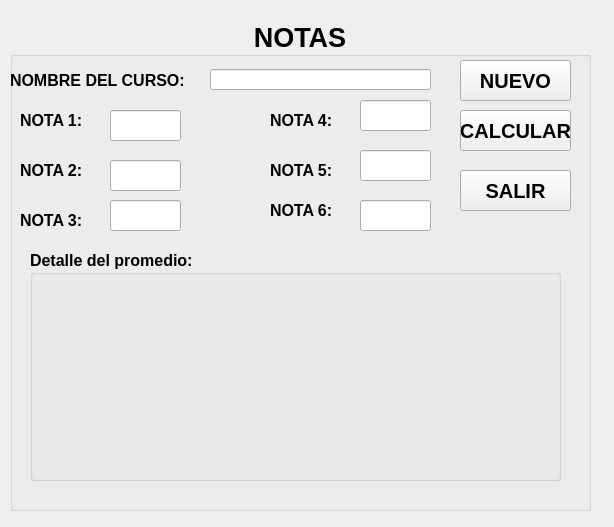
<?xml version="1.0" encoding="UTF-8"?>
<ui version="4.0">
 <class>MainWindow</class>
 <widget class="QMainWindow" name="MainWindow">
  <property name="geometry">
   <rect>
    <x>0</x>
    <y>0</y>
    <width>614</width>
    <height>527</height>
   </rect>
  </property>
  <property name="windowTitle">
   <string>Notas</string>
  </property>
  <widget class="QWidget" name="centralwidget">
   <widget class="QGroupBox" name="groupBox">
    <property name="geometry">
     <rect>
      <x>10</x>
      <y>20</y>
      <width>581</width>
      <height>491</height>
     </rect>
    </property>
    <property name="font">
     <font>
      <pointsize>20</pointsize>
      <weight>75</weight>
      <bold>true</bold>
     </font>
    </property>
    <property name="title">
     <string>NOTAS</string>
    </property>
    <property name="alignment">
     <set>Qt::AlignCenter</set>
    </property>
    <widget class="QLabel" name="label">
     <property name="geometry">
      <rect>
       <x>0</x>
       <y>40</y>
       <width>181</width>
       <height>41</height>
      </rect>
     </property>
     <property name="font">
      <font>
       <pointsize>12</pointsize>
      </font>
     </property>
     <property name="text">
      <string>NOMBRE DEL CURSO:</string>
     </property>
    </widget>
    <widget class="QLineEdit" name="tcurso">
     <property name="geometry">
      <rect>
       <x>200</x>
       <y>49</y>
       <width>221</width>
       <height>21</height>
      </rect>
     </property>
     <property name="font">
      <font>
       <pointsize>12</pointsize>
      </font>
     </property>
    </widget>
    <widget class="QLabel" name="label_2">
     <property name="geometry">
      <rect>
       <x>10</x>
       <y>80</y>
       <width>81</width>
       <height>41</height>
      </rect>
     </property>
     <property name="font">
      <font>
       <pointsize>12</pointsize>
      </font>
     </property>
     <property name="text">
      <string>NOTA 1:</string>
     </property>
    </widget>
    <widget class="QLabel" name="label_3">
     <property name="geometry">
      <rect>
       <x>10</x>
       <y>130</y>
       <width>81</width>
       <height>41</height>
      </rect>
     </property>
     <property name="font">
      <font>
       <pointsize>12</pointsize>
      </font>
     </property>
     <property name="text">
      <string>NOTA 2:</string>
     </property>
    </widget>
    <widget class="QLabel" name="label_4">
     <property name="geometry">
      <rect>
       <x>260</x>
       <y>170</y>
       <width>81</width>
       <height>41</height>
      </rect>
     </property>
     <property name="font">
      <font>
       <pointsize>12</pointsize>
      </font>
     </property>
     <property name="text">
      <string>NOTA 6:</string>
     </property>
    </widget>
    <widget class="QLabel" name="label_5">
     <property name="geometry">
      <rect>
       <x>260</x>
       <y>130</y>
       <width>81</width>
       <height>41</height>
      </rect>
     </property>
     <property name="font">
      <font>
       <pointsize>12</pointsize>
      </font>
     </property>
     <property name="text">
      <string>NOTA 5:</string>
     </property>
    </widget>
    <widget class="QLabel" name="label_6">
     <property name="geometry">
      <rect>
       <x>260</x>
       <y>80</y>
       <width>81</width>
       <height>41</height>
      </rect>
     </property>
     <property name="font">
      <font>
       <pointsize>12</pointsize>
      </font>
     </property>
     <property name="text">
      <string>NOTA 4:</string>
     </property>
    </widget>
    <widget class="QLabel" name="label_7">
     <property name="geometry">
      <rect>
       <x>10</x>
       <y>180</y>
       <width>81</width>
       <height>41</height>
      </rect>
     </property>
     <property name="font">
      <font>
       <pointsize>12</pointsize>
      </font>
     </property>
     <property name="text">
      <string>NOTA 3:</string>
     </property>
    </widget>
    <widget class="QLineEdit" name="tnota1">
     <property name="geometry">
      <rect>
       <x>100</x>
       <y>90</y>
       <width>71</width>
       <height>31</height>
      </rect>
     </property>
     <property name="font">
      <font>
       <pointsize>12</pointsize>
      </font>
     </property>
    </widget>
    <widget class="QLineEdit" name="tnota2">
     <property name="geometry">
      <rect>
       <x>100</x>
       <y>140</y>
       <width>71</width>
       <height>31</height>
      </rect>
     </property>
     <property name="font">
      <font>
       <pointsize>12</pointsize>
      </font>
     </property>
    </widget>
    <widget class="QLineEdit" name="tnota3">
     <property name="geometry">
      <rect>
       <x>100</x>
       <y>180</y>
       <width>71</width>
       <height>31</height>
      </rect>
     </property>
     <property name="font">
      <font>
       <pointsize>12</pointsize>
      </font>
     </property>
    </widget>
    <widget class="QLineEdit" name="tnota4">
     <property name="geometry">
      <rect>
       <x>350</x>
       <y>80</y>
       <width>71</width>
       <height>31</height>
      </rect>
     </property>
     <property name="font">
      <font>
       <pointsize>12</pointsize>
      </font>
     </property>
    </widget>
    <widget class="QLineEdit" name="tnota5">
     <property name="geometry">
      <rect>
       <x>350</x>
       <y>130</y>
       <width>71</width>
       <height>31</height>
      </rect>
     </property>
     <property name="font">
      <font>
       <pointsize>12</pointsize>
      </font>
     </property>
    </widget>
    <widget class="QLineEdit" name="tnota6">
     <property name="geometry">
      <rect>
       <x>350</x>
       <y>180</y>
       <width>71</width>
       <height>31</height>
      </rect>
     </property>
     <property name="font">
      <font>
       <pointsize>12</pointsize>
      </font>
     </property>
    </widget>
    <widget class="QGroupBox" name="groupBox_2">
     <property name="geometry">
      <rect>
       <x>20</x>
       <y>230</y>
       <width>531</width>
       <height>231</height>
      </rect>
     </property>
     <property name="font">
      <font>
       <pointsize>12</pointsize>
       <italic>false</italic>
      </font>
     </property>
     <property name="title">
      <string>Detalle del promedio:</string>
     </property>
     <widget class="QLabel" name="lblarea">
      <property name="geometry">
       <rect>
        <x>20</x>
        <y>30</y>
        <width>491</width>
        <height>181</height>
       </rect>
      </property>
      <property name="font">
       <font>
        <italic>true</italic>
       </font>
      </property>
      <property name="text">
       <string/>
      </property>
      <property name="alignment">
       <set>Qt::AlignCenter</set>
      </property>
     </widget>
    </widget>
    <widget class="QPushButton" name="bnuevo">
     <property name="geometry">
      <rect>
       <x>450</x>
       <y>40</y>
       <width>111</width>
       <height>41</height>
      </rect>
     </property>
     <property name="font">
      <font>
       <pointsize>15</pointsize>
      </font>
     </property>
     <property name="text">
      <string>NUEVO</string>
     </property>
    </widget>
    <widget class="QPushButton" name="bcalcular">
     <property name="geometry">
      <rect>
       <x>450</x>
       <y>90</y>
       <width>111</width>
       <height>41</height>
      </rect>
     </property>
     <property name="font">
      <font>
       <pointsize>15</pointsize>
      </font>
     </property>
     <property name="text">
      <string>CALCULAR</string>
     </property>
    </widget>
    <widget class="QPushButton" name="bsalir">
     <property name="geometry">
      <rect>
       <x>450</x>
       <y>150</y>
       <width>111</width>
       <height>41</height>
      </rect>
     </property>
     <property name="font">
      <font>
       <pointsize>15</pointsize>
      </font>
     </property>
     <property name="text">
      <string>SALIR</string>
     </property>
    </widget>
   </widget>
  </widget>
 </widget>
 <resources/>
 <connections/>
</ui>
